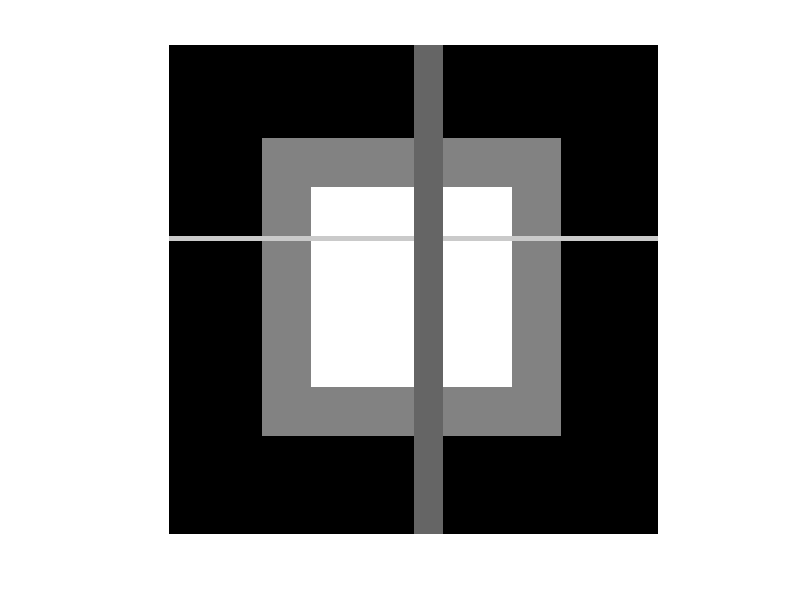

Source code (MATLAB):
%clc;clear all;close all;

x=1;
a=uint8(zeros(100,100));
a(20:80,20:80)=128;
a(30:70,30:70)=255;
a(40,:)=200;
a(:,51:56)=100;
subplot(1,1,1), imshow(a);
